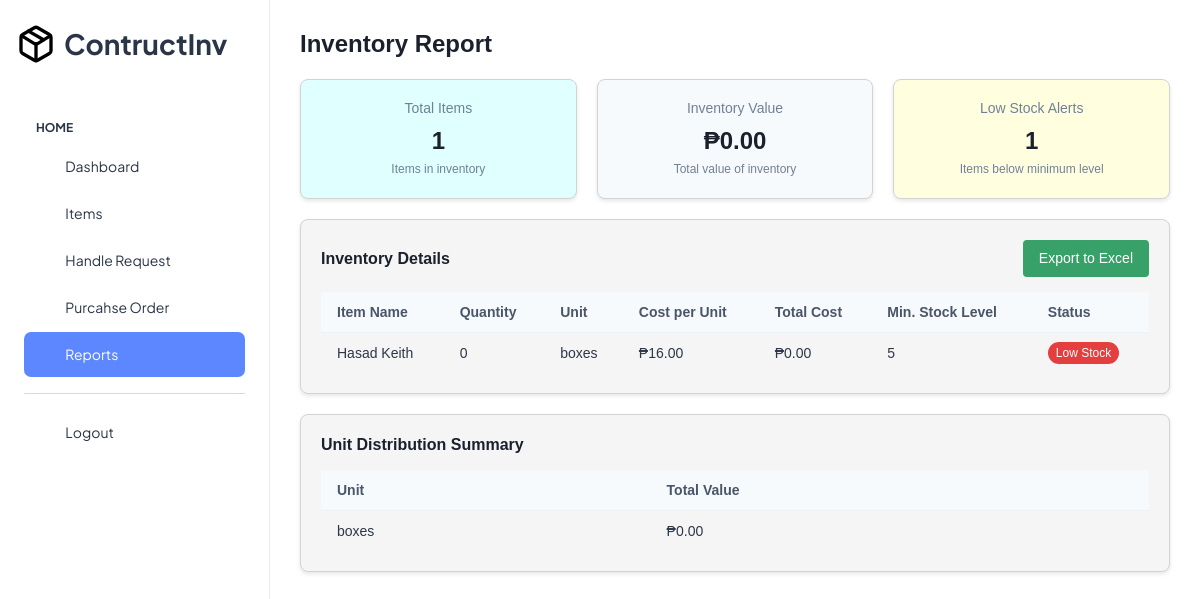
Screenshot of /admin/reports.php (signed in) with the database file from the repository.
### tables this page shows
CREATE TABLE `items` (
  `id` int(11) NOT NULL,
  `name` varchar(255) NOT NULL,
  `unit` varchar(50) NOT NULL,
  `quantity` int(11) NOT NULL DEFAULT 0,
  `min_stock_level` int(11) NOT NULL DEFAULT 0,
  `cost` decimal(10,2) NOT NULL DEFAULT 0.00,
  `total_cost` decimal(10,2) NOT NULL DEFAULT 0.00,
  `location` varchar(255) DEFAULT NULL,
  `supplier` varchar(255) DEFAULT NULL,
  `description` text DEFAULT NULL,
  `created_at` timestamp NOT NULL DEFAULT current_timestamp(),
  `last_updated` timestamp NOT NULL DEFAULT current_timestamp() ON UPDATE current_timestamp()
);

### conn.php (called while the page is built, shortened)
<?php
class Database {
    private $host = "localhost";
    private $db_name = "inventory_db";
    private $username = "root";
    private $password = "";
    private $conn;
    public function __construct() {
        try {
            $this->conn = new PDO("mysql:host=$this->host;dbname=$this->db_name", $this->username, $this->password);
            $this->conn->setAttribute(PDO::ATTR_ERRMODE, PDO::ERRMODE_EXCEPTION);
            $this->conn->setAttribute(PDO::ATTR_DEFAULT_FETCH_MODE, PDO::FETCH_ASSOC);
        } catch (PDOException $e) {
            error_log("Connection failed: " . $e->getMessage());
            die("Database connection failed. Please try again later.");
        }
    }
    public function prepare($query) {
        return $this->conn->prepare($query);
    }
}
?>

### function.php (called while the page is built, shortened)
<?php
include_once 'conn.php';
class Functions {
    private $db;
    public function __construct() {
        $this->db = new Database();
    }
    public function getAllItems() {
        try {
            $query = "SELECT *, (quantity * cost) as total_cost FROM items";
            $stmt = $this->db->prepare($query);
            $stmt->execute();
            return $stmt->fetchAll();
        } catch (PDOException $e) {
            error_log("getAllItems error: " . $e->getMessage());
            return [];
        }
    }
}
?>

### admin/reports.php (the view, shortened to what this page needs)
<?php
include 'header.php';
$function = new Functions();
$items = $function->getAllItems();
$totalItems = count($items);
$inventoryValue = array_sum(array_column($items, 'total_cost'));
$lowStockItems = array_filter($items, function($item) {
    return $item['quantity'] <= $item['min_stock_level'];
});
$lowStockCount = count($lowStockItems);
$unitValues = [];
foreach ($items as $item) {
    $unit = isset($item['unit']) && $item['unit'] !== '' ? $item['unit'] : 'Unknown';
    if (!isset($unitValues[$unit])) {
        $unitValues[$unit] = 0;
    }
    $unitValues[$unit] += $item['total_cost'];
}
arsort($unitValues);
?>
<div style="padding: 30px; font-family: 'Arial', sans-serif; min-height: 100vh;">
    <h2 style="font-size: 24px; font-weight: 600; color: #1a202c; margin-bottom: 20px;">Inventory Report</h2>
    <div style="display: flex; flex-wrap: wrap; gap: 20px; margin-bottom: 20px;">
        <div style="flex: 1; min-width: 200px; background-color: #E0FFFF; border-radius: 8px; box-shadow: 0 2px 4px rgba(0,0,0,0.1); padding: 20px; text-align: center; border: 1px solid lightgrey;">
            <h6 style="font-size: 14px; color: #718096; margin: 0 0 10px 0;">Total Items</h6>
            <h3 style="font-size: 24px; font-weight: 600; color: #1a202c; margin: 0 0 5px 0;"><?=$totalItems;?></h3>
            <p style="font-size: 12px; color: #718096; margin: 0;">Items in inventory</p>
        </div>
        <div style="flex: 1; min-width: 200px; background-color: #f7fafc; border-radius: 8px; box-shadow: 0 2px 4px rgba(0,0,0,0.1); padding: 20px; text-align: center; border: 1px solid lightgrey;">
            <h6 style="font-size: 14px; color: #718096; margin: 0 0 10px 0;">Inventory Value</h6>
            <h3 style="font-size: 24px; font-weight: 600; color: #1a202c; margin: 0 0 5px 0;">₱<?=number_format($inventoryValue, 2);?></h3>
            <p style="font-size: 12px; color: #718096; margin: 0;">Total value of inventory</p>
        </div>
        <div style="flex: 1; min-width: 200px; background-color: <?=$lowStockCount > 0 ? '#FFFFE0' : 'white';?>; border-radius: 8px; box-shadow: 0 2px 4px rgba(0,0,0,0.1); padding: 20px; text-align: center; border: 1px solid lightgrey;">
            <h6 style="font-size: 14px; color: #718096; margin: 0 0 10px 0;">Low Stock Alerts</h6>
            <h3 style="font-size: 24px; font-weight: 600; color: #1a202c; margin: 0 0 5px 0;"><?=$lowStockCount;?></h3>
            <p style="font-size: 12px; color: #718096; margin: 0;">Items below minimum level</p>
        </div>
    </div>
    <div style="background-color: #f5f5f5; border: 1px solid lightgrey; border-radius: 8px; box-shadow: 0 2px 4px rgba(0,0,0,0.1); padding: 20px; margin-bottom: 20px;">
        <div style="display: flex; justify-content: space-between; align-items: center; margin-bottom: 15px;">
            <h6 style="font-size: 16px; font-weight: 600; color: #1a202c; margin: 0;">Inventory Details</h6>
            <button id="exportExcelBtn" style="background-color: #38a169; color: white; padding: 8px 16px; border-radius: 4px; border: none; cursor: pointer; transition: background-color 0.2s;" onmouseover="this.style.backgroundColor='#2f855a';" onmouseout="this.style.backgroundColor='#38a169';">
                Export to Excel
            </button>
        </div>
        <div style="overflow-x: auto;">
            <table id="inventoryTable" style="width: 100%; border-collapse: collapse;">
                <thead>
                    <tr style="background-color: #f7fafc; color: #4a5568; font-size: 14px; font-weight: 600; text-align: left;">
                        <th style="padding: 12px 16px;">Item Name</th>
                        <th style="padding: 12px 16px;">Quantity</th>
                        <th style="padding: 12px 16px;">Unit</th>
                        <th style="padding: 12px 16px;">Cost per Unit</th>
                        <th style="padding: 12px 16px;">Total Cost</th>
                        <th style="padding: 12px 16px;">Min. Stock Level</th>
                        <th style="padding: 12px 16px;">Status</th>
                    </tr>
                </thead>
                <tbody>
                    <?php foreach ($items as $item): ?>
                        <tr style="border-top: 1px solid #edf2f7; font-size: 14px; color: #2d3748;">
                            <td style="padding: 12px 16px;"><?=$item['name'];?></td>
                            <td style="padding: 12px 16px;"><?=$item['quantity'];?></td>
                            <td style="padding: 12px 16px;"><?=isset($item['unit']) && $item['unit'] !== '' ? $item['unit'] : 'Unknown';?></td>
                            <td style="padding: 12px 16px;">₱<?=number_format($item['cost'], 2);?></td>
                            <td style="padding: 12px 16px;">₱<?=number_format($item['total_cost'], 2);?></td>
                            <td style="padding: 12px 16px;"><?=$item['min_stock_level'];?></td>
                            <td style="padding: 12px 16px;">
                                <span style="background-color: <?=$item['quantity'] <= $item['min_stock_level'] ? '#e53e3e' : '#38a169';?>; color: white; padding: 4px 8px; border-radius: 12px; font-size: 12px; font-weight: 500;">
                                    <?=$item['quantity'] <= $item['min_stock_level'] ? 'Low Stock' : 'In Stock';?>
                                </span>
                            </td>
                        </tr>
                    <?php endforeach; ?>
                </tbody>
            </table>
        </div>
    </div>
    <div style="background-color: #f5f5f5; border: 1px solid lightgrey; border-radius: 8px; box-shadow: 0 2px 4px rgba(0,0,0,0.1); padding: 20px;">
        <h6 style="font-size: 16px; font-weight: 600; color: #1a202c; margin: 0 0 15px 0;">Unit Distribution Summary</h6>
        <div style="overflow-x: auto;">
            <table style="width: 100%; border-collapse: collapse;">
                <thead>
                    <tr style="background-color: #f7fafc; color: #4a5568; font-size: 14px; font-weight: 600; text-align: left;">
                        <th style="padding: 12px 16px;">Unit</th>
                        <th style="padding: 12px 16px;">Total Value</th>
                    </tr>
                </thead>
                <tbody>
                    <?php foreach ($unitValues as $unit => $value): ?>
                        <tr style="border-top: 1px solid #edf2f7; font-size: 14px; color: #2d3748;">
                            <td style="padding: 12px 16px;"><?=$unit;?></td>
                            <td style="padding: 12px 16px;">₱<?=number_format($value, 2);?></td>
                        </tr>
                    <?php endforeach; ?>
                </tbody>
            </table>
        </div>
    </div>
</div>
<?php
include 'footer.php';
?>

### rows the page displays
items: lowStockCount "1", name "Hasad Keith", quantity "0", unit "boxes", cost "16.00", total_cost "0.00", min_stock_level "5", shows "Low Stock", value "0.00"

### other values shown
$totalItems "1"
$inventoryValue "0.00"
